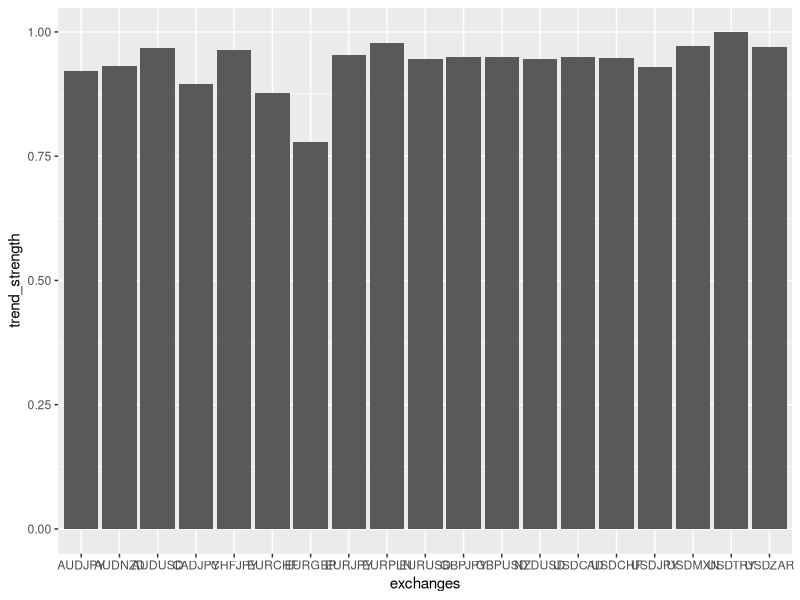

Reproduce this figure in R.
library(ggplot2)

#Read in summary data for Bar Graph on Trend_strength
trend_stats=read.csv("summary.csv")
ggplot(trend_stats, aes(x=exchanges, y=trend_strength)) + 
  geom_bar(stat = "identity")
